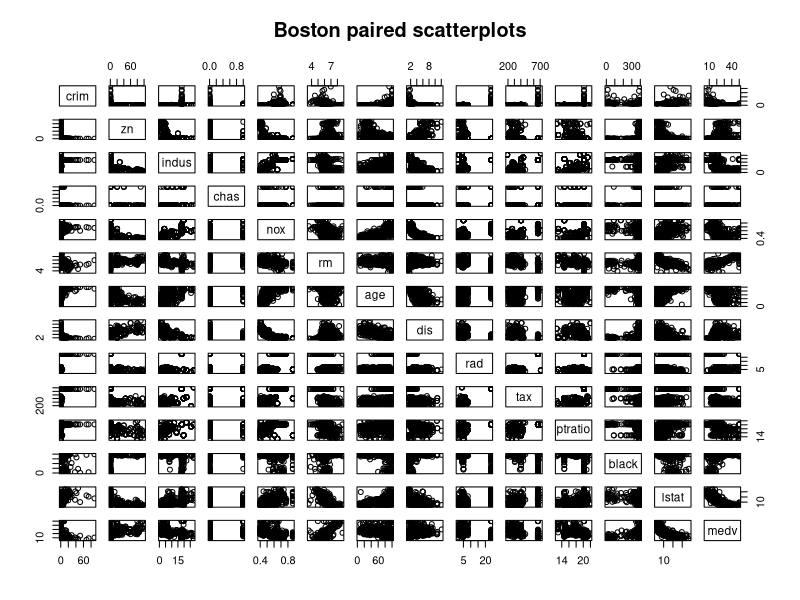
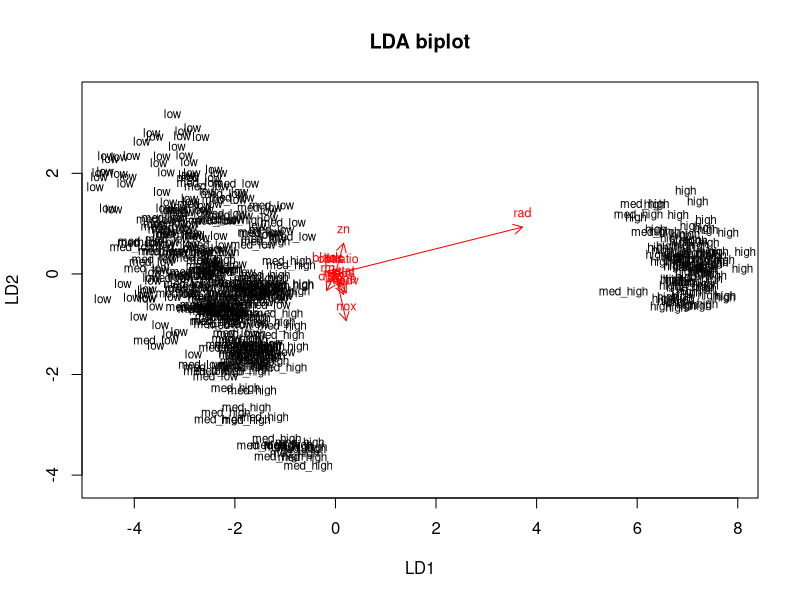
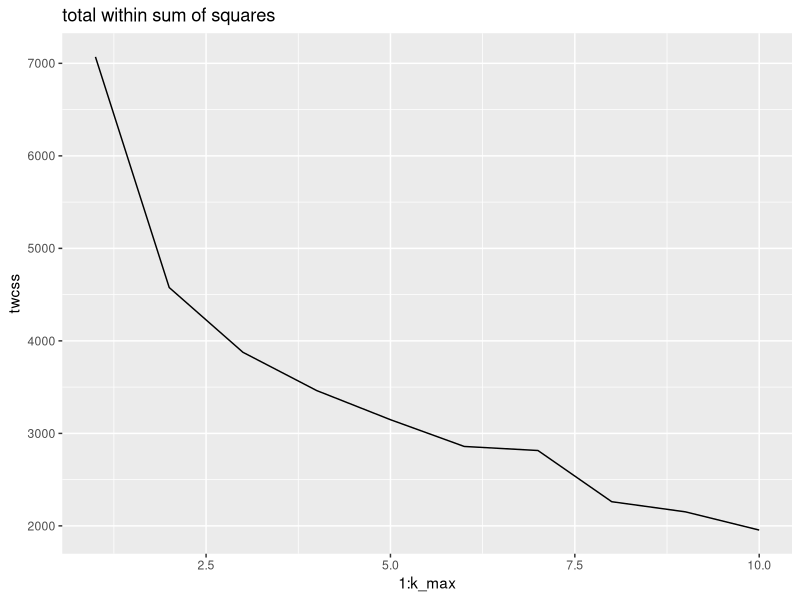
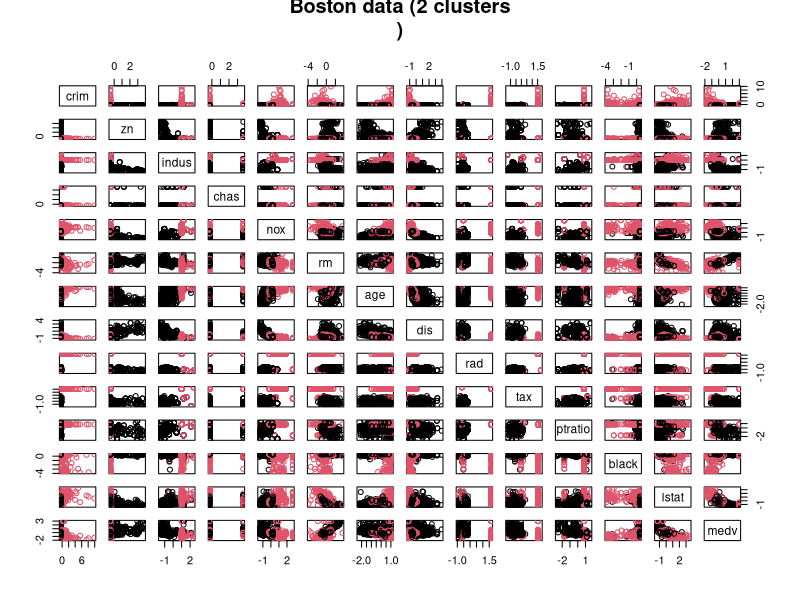
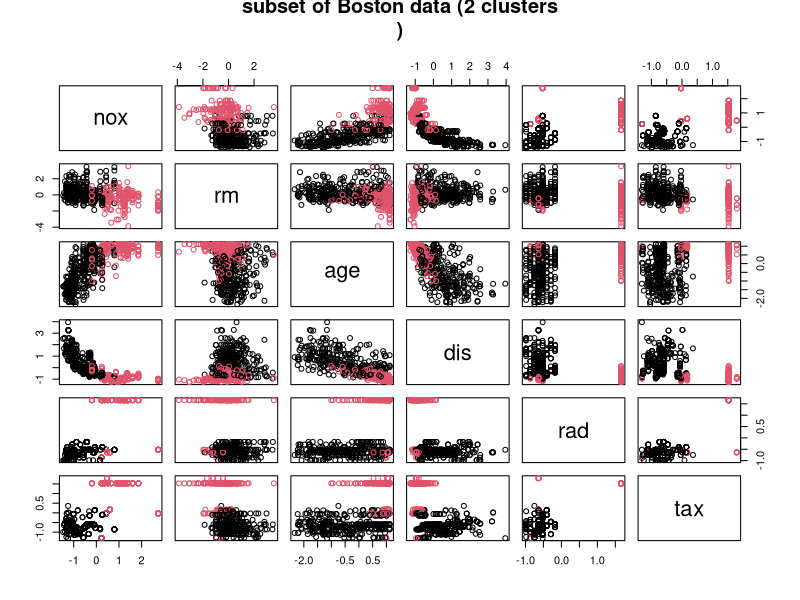

Generate these figures, in order, with R:
## ---- chunk 1
# access the MASS package
library(MASS)
library(ggplot2)
library(GGally)
# load the data
data("Boston")

# explore dataset
str(Boston)
summary(Boston)

pairs(Boston, main= 'Boston paired scatterplots')
## ---- chunk 2
# scale the data by substracting column means from the values and by dividing with the standard deviation

boston_scaled_orig <- scale(Boston)
summary(boston_scaled_orig)
## ---- chunk 3
# summary of the scaled crime rate
boston_scaled <- data.frame(boston_scaled_orig)
summary(boston_scaled$crim)

# create a quantile vector of crim and print it
bins <- quantile(boston_scaled$crim)

# create a categorical variable 'crime'
labels = c("low", "med_low", "med_high", "high")
crime <- cut(boston_scaled$crim, breaks = bins, include.lowest = TRUE, label=labels)

# look at the table of the new factor crime
table(crime)

# remove original crim from the dataset
boston_scaled <- dplyr::select(boston_scaled, -crim)

# add the new categorical value to scaled data
boston_scaled <- data.frame(boston_scaled, crime)

## ---- chunk 4

# number of rows in the Boston dataset 
n <- nrow(boston_scaled)

# choose randomly 80% of the rows
ind <- sample(n,  size = n * 0.8)

# create train set (80% od the data)
train <- boston_scaled[ind,]

# create test set (20% of the data)
test <- boston_scaled[-ind,]

# save the correct classes from test data
correct_classes <- test$crime

# remove the crime variable from test data
test <- dplyr::select(test, -crime)

## ---- chunk 5

# linear discriminant analysis
lda.fit <- lda(crime~ ., data = train)

# print the lda.fit object
lda.fit

# the function for lda biplot arrows
lda.arrows <- function(x, myscale = 1, arrow_heads = 0.1, color = "red", tex = 0.75, choices = c(1,2)){
  heads <- coef(x)
  arrows(x0 = 0, y0 = 0, 
         x1 = myscale * heads[,choices[1]], 
         y1 = myscale * heads[,choices[2]], col=color, length = arrow_heads)
  text(myscale * heads[,choices], labels = row.names(heads), 
       cex = tex, col=color, pos=3)
}

# target classes as numeric
classes <- as.numeric(train$crime)

# plot the lda results
plot(lda.fit, dimen = 2, main='LDA biplot')
lda.arrows(lda.fit, myscale = 1)
## ---- chunk 6
# predict classes with test data
lda.pred <- predict(lda.fit, newdata = test)

# cross tabulate the actual and predicted classes
table(correct = correct_classes, predicted = lda.pred$class)
## ---- chunk 7
# calculate the euclidean distances from the original scaled Boston dataset
dist_eu <- dist(boston_scaled_orig)

# k-means clustering with 3 centers
km <-kmeans(boston_scaled_orig, centers = 4)

#set seed to ensure that the results are reproducable (randon number generating starts from the seed)
set.seed(123)

# determine the number of clusters
k_max <- 10

# calculate the total within sum of squares
twcss <- sapply(1:k_max, function(k){kmeans(boston_scaled_orig, k)$tot.withinss})

# visualize the results.
qplot(x = 1:k_max, y = twcss, geom = 'line', main='total within sum of squares')


# k-means clustering
km <-kmeans(boston_scaled_orig, centers = 2)


# plot the Boston dataset with clusters
pairs(boston_scaled_orig, col = km$cluster, main= 'Boston data (2 clusters
)')
pairs(boston_scaled_orig[,5:10], col = km$cluster, main= 'subset of Boston data (2 clusters
)')

